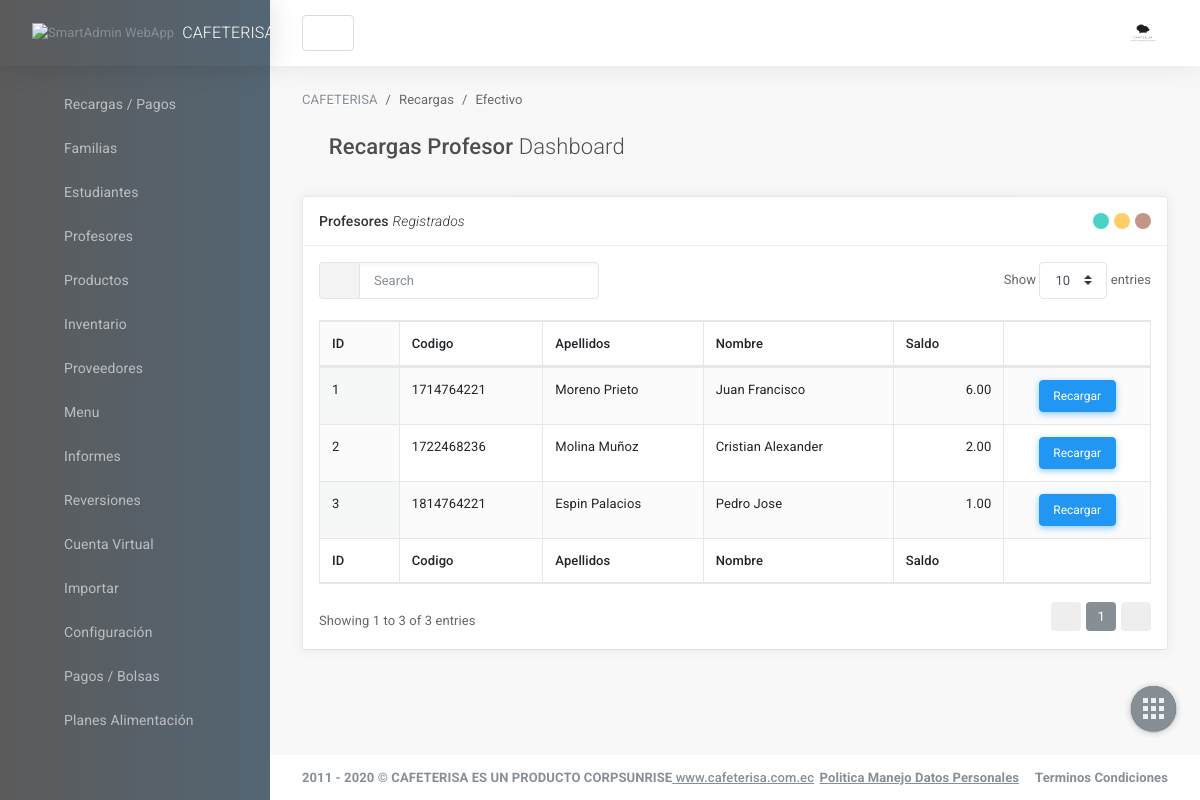
Page /recargaEfectivoProfesor.php on the committed database.
### tables this page shows
CREATE TABLE profesores (
	id_profesor  				varchar(100) not null,
	apellidos_profesor			varchar(100) not null,
	nombres_profesor			varchar(100) not null,
	email_profesor				varchar(255) not null,
	credito_profesor			float(200,2) not null,
	debito_profesor				float(200,2) not null,
	contrasena_profesor			varchar(100) not null,
	saldo_profesor				float(200,2) not null,
	celular_profesor			varchar(10),
	saldo_credito_profesor		float(200,2) not null,
	CONSTRAINT pk_profesores PRIMARY KEY(id_profesor)
);

### include/helpers.php (called while the page is built, shortened)
<?php
	function conseguir_profesores($conexion){
		$sql = "SELECT id_profesor AS CODIGO_PROFESOR, apellidos_profesor AS APELLIDOS_PROFESOR, nombres_profesor AS NOMBRE_PROFESOR, email_profesor AS EMAIL_PROFESOR, credito_profesor AS CREDITO, debito_profesor, contrasena_profesor, saldo_profesor AS SALDO_PROFESOR, celular_profesor AS CELULAR, saldo_credito_profesor AS SALDO_CREDITO FROM profesores ORDER BY id_profesor ASC";
		$profesores = mysqli_query($conexion, $sql);
		$result = array();
		if ($profesores && mysqli_num_rows($profesores) >=1) {
			$result = $profesores;
		}
		return $result;
	}
?>

### recargaEfectivoProfesor.php (the view, shortened to what this page needs)
<?php
require_once 'include/cabecera.php';
require_once 'include/helpers.php';
require_once 'include/conexion.php';
?>
                    <main id="js-page-content" role="main" class="page-content">
    <ol class="breadcrumb page-breadcrumb">
        <li class="breadcrumb-item"><a href="javascript:void(0);">CAFETERISA</a></li>
        <li class="breadcrumb-item">Recargas</li>
        <li class="breadcrumb-item">Efectivo</li>
    </ol>
    <div class="subheader">
        <h1 class="subheader-title">
            <i class='subheader-icon fal fa-home'></i> Recargas Profesor <span class='fw-300'>Dashboard</span>
        </h1>
  </div>
  <div class="row">
    <div class="col-xl-12">
        <div id="panel-1" class="panel">
            <div class="panel-hdr">
                <h2>
                    Profesores <span class="fw-300"><i>Registrados</i></span>
                </h2>
                <div class="panel-toolbar">
                    <button class="btn btn-panel" data-action="panel-collapse" data-toggle="tooltip" data-offset="0,10" data-original-title="Contraer"></button>
                    <button class="btn btn-panel" data-action="panel-fullscreen" data-toggle="tooltip" data-offset="0,10" data-original-title="Pantalla Completa"></button>
                    <button class="btn btn-panel" data-action="panel-close" data-toggle="tooltip" data-offset="0,10" data-original-title="Cerrar"></button>
                </div>
            </div>
            <div class="panel-container show">
                <div class="panel-content">
                    <table id="dt-basic-example" class="table table-bordered table-hover table-striped w-100">
                        <thead>
                            <tr>
                                <th>ID</th>
                                <th>Codigo</th>
                                <th>Apellidos</th>
                                <th>Nombre</th>
                                <th>Saldo</th>
                                <th>&nbsp;</th>
                            </tr>
                        </thead>
                        <tbody>
<?php
    $contador = 0;
    $profesores =conseguir_profesores($db);
    if(!empty($profesores) && mysqli_num_rows($profesores) >= 1):
        while ($profesor = mysqli_fetch_assoc($profesores)) :
            $contador++;
?>
<tr>
                                <td><?=$contador?></td>
                                <td><?=$profesor['CODIGO_PROFESOR']?></td>
                                <td><?=$profesor['APELLIDOS_PROFESOR']?></td>
                                <td><?=$profesor['NOMBRE_PROFESOR']?></td>
                                <td align="right"><?=$profesor['SALDO_PROFESOR']?></td>
                                <td align="center"><button type="button" class="btn btn-sm btn-info" data-toggle="modal" data-target="#modal<?=$profesor['CODIGO_PROFESOR']?>">Recargar</button></td>
                            </tr>
<?php
        endwhile;
    endif;
?>
                        </tbody>
                        <tfoot>
                            <tr>
                              <th>ID</th>
                              <th>Codigo</th>
                              <th>Apellidos</th>
                              <th>Nombre</th>
                              <th>Saldo</th>
                              <th>&nbsp;</th>
                            </tr>
                        </tfoot>
                    </table>
                </div>
            </div>
        </div>
    </div>
  </div>
</main>
                    <footer class="page-footer" role="contentinfo">
    <div class="d-flex align-items-center flex-1 text-muted">
        <span class="hidden-md-down fw-700">2011 - 2020 © CAFETERISA ES UN PRODUCTO CORPSUNRISE<a href='https://www.cafeterisa.com.ec' class='text-primary fw-500' title='gotbootstrap.com' target='_blank'> www.cafeterisa.com.ec</a></span>
    </div>
    <div>
        <ul class="list-table m-0">
            <li><a href="https://www.katu.com.co/docs/politicaManejoDatosPersonales.pdf" target="_blank"class="text-secondary fw-700">Politica Manejo Datos Personales</a></li>
            <li class="pl-3"><a href="https://www.katu.com/docs/terminosCondiciones.pdf" class="text-secondary fw-700">Terminos Condiciones</a></li>
            </ul>
    </div>
</footer>
                </div>
            </div>
        </div>
<nav class="shortcut-menu d-none d-sm-block">
    <label for="menu_open" class="menu-open-button ">
        <span class="app-shortcut-icon d-block"></span>
    </label>
    <a href="#" class="menu-item btn" data-toggle="tooltip" data-placement="left" title="Scroll Incio">
    </a>
    <a href="salir.php" class="menu-item btn" data-toggle="tooltip" data-placement="left" title="Salir">
    </a>
    <a href="#" class="menu-item btn" data-action="app-fullscreen" data-toggle="tooltip" data-placement="left" title="Pantalla Completa">
    </a>
    <a href="#" class="menu-item btn" data-action="app-print" data-toggle="tooltip" data-placement="left" title="Imprimir Pagina">
    </a>
</nav>
  </body>
</html>

### css/datagrid/datatables/datatables.bundle.css (style rules this page uses)
table.dataTable { clear: both; margin-top: 6px !important; margin-bottom: 6px !important; max-width: none !important; border-collapse: separate !important; border-spacing: 0; }
table.dataTable td, table.dataTable th { -webkit-box-sizing: content-box; box-sizing: content-box; }
table.dataTable thead > tr > th.sorting_asc, table.dataTable thead > tr > th.sorting_desc, table.dataTable thead > tr > th.sorting, table.dataTable thead > tr > td.sorting_asc, table.dataTable thead > tr > td.sorting_desc, table.dataTable thead > tr > td.sorting { padding-right: 30px; }
table.dataTable thead .sorting, table.dataTable thead .sorting_asc, table.dataTable thead .sorting_desc, table.dataTable thead .sorting_asc_disabled, table.dataTable thead .sorting_desc_disabled { cursor: pointer; position: relative; }
table.dataTable thead .sorting:before, table.dataTable thead .sorting:after, table.dataTable thead .sorting_asc:before, table.dataTable thead .sorting_asc:after, table.dataTable thead .sorting_desc:before, table.dataTable thead .sorting_desc:after, table.dataTable thead .sorting_asc_disabled:before, table.dataTable thead .sorting_asc_disabled:after, table.dataTable thead .sorting_desc_disabled:before, table.dataTable thead .sorting_desc_disabled:after { position: absolute; bottom: 0.9em; display: block; opacity: 0.3; }
table.dataTable thead .sorting:before, table.dataTable thead .sorting_asc:before, table.dataTable thead .sorting_desc:before, table.dataTable thead .sorting_asc_disabled:before, table.dataTable thead .sorting_desc_disabled:before { right: 1em; content: "\2191"; }
table.dataTable thead .sorting:after, table.dataTable thead .sorting_asc:after, table.dataTable thead .sorting_desc:after, table.dataTable thead .sorting_asc_disabled:after, table.dataTable thead .sorting_desc_disabled:after { right: 0.5em; content: "\2193"; }
table.dataTable thead .sorting_asc:before, table.dataTable thead .sorting_desc:after { opacity: 1; }
table.table-bordered.dataTable th, table.table-bordered.dataTable td { border-left-width: 0; }
table.table-bordered.dataTable th:last-child, table.table-bordered.dataTable th:last-child, table.table-bordered.dataTable td:last-child, table.table-bordered.dataTable td:last-child { border-right-width: 0; }
table.table-bordered.dataTable tbody th, table.table-bordered.dataTable tbody td { border-bottom-width: 0; }
.sorting_asc, .sorting_desc, .even .sorting_1 { background-color: rgba(134, 142, 150, 0.03); }
.odd .sorting_1 { background-color: rgba(134, 142, 150, 0.04); }
table.dataTable { margin-top: 0 !important; margin-bottom: 1rem !important; }
table.dataTable thead .sorting:before, table.dataTable thead .sorting_asc:before, table.dataTable thead .sorting_desc:before, table.dataTable thead .sorting_asc_disabled:before, table.dataTable thead .sorting_desc_disabled:before { right: 1rem !important; content: "\f175"; font-size: 14px; font-family: 'Font Awesome 5 Pro'; }
table.dataTable thead .sorting:after, table.dataTable thead .sorting_asc:after, table.dataTable thead .sorting_desc:after, table.dataTable thead .sorting_asc_disabled:after, table.dataTable thead .sorting_desc_disabled:after { right: 0.5rem !important; content: "\f176"; font-size: 14px; font-family: 'Font Awesome 5 Pro'; }

### rows in the picture
profesores: id_profesor "1714764221", apellidos_profesor "Moreno Prieto", nombres_profesor "Juan Francisco", saldo_profesor "6.00"
profesores: id_profesor "1722468236", apellidos_profesor "Molina Muñoz", nombres_profesor "Cristian Alexander", saldo_profesor "2.00"
profesores: id_profesor "1814764221", apellidos_profesor "Espin Palacios", nombres_profesor "Pedro Jose", saldo_profesor "1.00"
